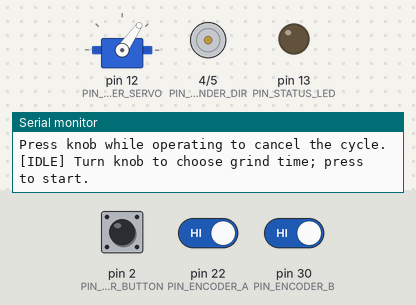
Bench run of a program on a simulated Arduino Mega 2560, built with avr-gcc and run on an emulated ATmega2560. On the bench: servo, direction and speed pins drawn as motors (green arrow = direction pin HIGH = forward, orange = LOW = backward, longer = more drive), output pins drawn as LEDs (lit = HIGH), the last lines printed to the serial monitor. The inputs (shaded band) are chosen by the test bench; at power-on: pin 2 (PIN_ENCODER_BUTTON) HIGH, pin 22 (PIN_ENCODER_A) HIGH, pin 30 (PIN_ENCODER_B) HIGH.

Above: at 1.2 s.
1.3 s: pin 2 (PIN_ENCODER_BUTTON) driven LOW
At 2.5 s:
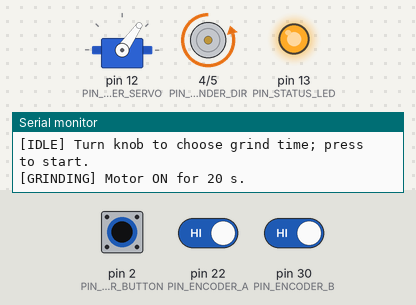
2.8 s: pin 2 (PIN_ENCODER_BUTTON) pulsed HIGH 2 times (0.12 s each, 0.3 s apart)
At 3.3 s:
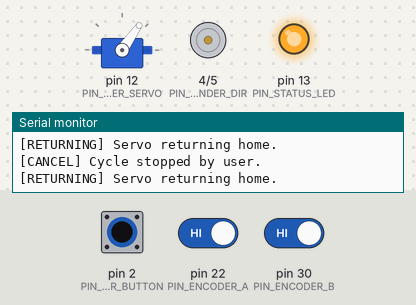
Timing chart, 0 to 6.3 s (numbered marks = the images above; inputs shaded):
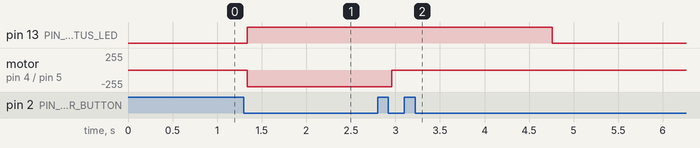

The program:

main.cpp
```cpp
#include <Arduino.h>
#include "MachineController.h"
#include "config.h"

void setup() {
    Serial.begin(SERIAL_BAUD_RATE);
    initializeMachine();
}

void loop() {
    // No delay(): responsive encoder, push-to-start/cancel and timed states.
    updateMachine();
}

// #include <Arduino.h>
// #include <Servo.h>

// // Servo configuration
// Servo filterServo;

// constexpr uint8_t PIN_FILTER_SERVO = 11;

// // Servo positions
// constexpr uint8_t FILTER_HOME_ANGLE_DEG = 55;
// constexpr uint8_t FILTER_DUMP_ANGLE_DEG = 28;

// // Timing
// constexpr unsigned long FILTER_DUMP_HOLD_MS = 3000UL;
// constexpr unsigned long FILTER_RETURN_SETTLE_MS = 1500UL;

// // Move servo to home position
// void moveHome()
// {
//     filterServo.write(FILTER_HOME_ANGLE_DEG);
//     Serial.println("Filter returning home");
// }

// // Move servo to disposal position
// void moveToDump()
// {
//     filterServo.write(FILTER_DUMP_ANGLE_DEG);
//     Serial.println("Filter dumping grounds");
// }

// void setup()
// {
//     Serial.begin(115200);

//     // Set initial target before enabling servo pulses
//     filterServo.write(FILTER_HOME_ANGLE_DEG);

//     // Attach HPS-2527 servo
//     filterServo.attach(PIN_FILTER_SERVO, 500, 2500);

//     Serial.println("Filter servo test starting");

//     delay(FILTER_RETURN_SETTLE_MS);
// }

// void loop()
// {
//     // Rotate to disposal position
//     moveToDump();
    // for (int i = 0; i < 25; i ++)
    // {
    //  filterServo.write(30);
    // delay(100);
    // filterServo.write(26);
    // delay(100);
    // }

//     // Hold at disposal position for 3 seconds
//     delay(FILTER_DUMP_HOLD_MS);

//     // Return to starting position
//     moveHome();

//     // Wait for servo to return before repeating
//     delay(FILTER_RETURN_SETTLE_MS);
// }
```

FilterSystem.h
```cpp
#pragma once

namespace FilterSystem {
    void begin();
    void moveToDump();
    void moveHome();
}
```

Grinder.h
```cpp
#pragma once
#include <Arduino.h>

namespace Grinder {
    void begin();
    void start();
    void stop();
    bool isRunning();
}
```

MachineController.h
```cpp
#pragma once
#include "types.h"

void initializeMachine();
void updateMachine();
MachineState getMachineState();
```

UserControls.h
```cpp
#pragma once
#include <Arduino.h>

namespace UserControls {
    void begin();
    // Poll every loop. Changes the selected duration only while idle.
    void update(bool allowDurationChange);
    // A one-shot event: returns true once per debounced push.
    bool consumeButtonPress();
    unsigned long selectedGrindTimeMs();
}
```

types.h
```cpp
#pragma once
#include <Arduino.h>

// Full prototype sequence
enum class MachineState : uint8_t {
    IDLE,
    GRINDING,
    BREW_WAIT,
    DISPOSING,
    RETURNING,
    ERROR
};
```

FilterSystem.cpp
```cpp
#include <Arduino.h>
#include <Servo.h>
#include "FilterSystem.h"
#include "pins.h"
#include "config.h"

namespace {
    Servo filterServo;
}

namespace FilterSystem {
    void begin() {
        // Write the target before attach to avoid an unintended jump to 90°.
        filterServo.write(FILTER_HOME_ANGLE_DEG);
        // Attach the servo after setting the initial position to avoid a sudden jump.
        filterServo.attach(PIN_FILTER_SERVO);
        moveHome();
    }

    void moveToDump()
    {
        //Set this as the target angle for the filter disposal servo.
        filterServo.write(FILTER_DUMP_ANGLE_DEG);
        //Shimmy Sequence
        for (int i = 0; i < 25; i ++)
        {
            filterServo.write(30);
            delay(100);
            filterServo.write(26);
            delay(100);
        }
    }

    void moveHome()
    {
        //Set this as the target angle for the filter disposal servo to return to home position.
        filterServo.write(FILTER_HOME_ANGLE_DEG);
    }
}
```

Grinder.cpp
```cpp
#include <Arduino.h>
#include "Grinder.h"
#include "pins.h"
#include "config.h"

namespace {
    bool motorRunning = false;
}

namespace Grinder {
    void begin() {
        pinMode(PIN_GRINDER_PWM, OUTPUT);
        pinMode(PIN_GRINDER_DIR, OUTPUT);
        stop();
    }

    void start() {
        digitalWrite(PIN_GRINDER_DIR, GRINDER_DIRECTION_HIGH ? HIGH : LOW);
        analogWrite(PIN_GRINDER_PWM, GRINDER_PWM_VALUE);
        motorRunning = true;
    }

    void stop() {
        analogWrite(PIN_GRINDER_PWM, 0);
        motorRunning = false;
    }

    bool isRunning() { return motorRunning; }
}
```

MachineController.cpp
```cpp
#include <Arduino.h>
#include "MachineController.h"
#include "Grinder.h"
#include "FilterSystem.h"
#include "UserControls.h"
#include "pins.h"
#include "config.h"

namespace
{
    // Current state of the machine.
    MachineState state = MachineState::IDLE;
    // Timestamp when the current state was entered.
    unsigned long stateStartMs = 0;
    // The grind time currently selected by the user.
    // This value is updated when the user starts a new grinding cycle.
    unsigned long activeGrindTimeMs = DEFAULT_GRIND_TIME_MS;
    // Changes the machine's state and performs associated actions.
    void changeState(MachineState next)
    {
        // Turn off the motor as soon as grinding ends for any reason.
        if (state == MachineState::GRINDING && next != MachineState::GRINDING)
        {
            Grinder::stop();
        }
        // Update the machine's state and timestamp.
        state = next;
        stateStartMs = millis();
        // Update the status LED based on the new state.
        digitalWrite(PIN_STATUS_LED, (next == MachineState::IDLE || next == MachineState::ERROR) ? LOW : HIGH);

        switch (next)
        {
            case MachineState::IDLE:
                Grinder::stop();
                FilterSystem::moveHome();
                Serial.println(F("[IDLE] Turn knob to choose grind time; press to start."));
                break;
            case MachineState::GRINDING:
                FilterSystem::moveHome();
                Grinder::start();
                Serial.print(F("[GRINDING] Motor ON for "));
                Serial.print(activeGrindTimeMs / 1000UL);
                Serial.println(F(" s."));
                break;
            case MachineState::BREW_WAIT:
                Serial.print(F("[BREW WAIT] Simulating brewing for "));
                Serial.print(BREW_SIMULATION_TIME_MS / 1000UL);
                Serial.println(F(" s."));
                break;
            case MachineState::DISPOSING:
                FilterSystem::moveToDump();
                Serial.println(F("[DISPOSING] Servo moved toward disposal position."));
                break;
            case MachineState::RETURNING:
                Grinder::stop();
                FilterSystem::moveHome();
                Serial.println(F("[RETURNING] Servo returning home."));
                break;
            case MachineState::ERROR:
                Grinder::stop();
                FilterSystem::moveHome();
                Serial.println(F("[ERROR] Motor stopped. Press knob to reset."));
                break;
        }
    }
}

void initializeMachine()
{
    //Turns on LED to indicate machine status
    pinMode(PIN_STATUS_LED, OUTPUT);
    //Calls begin from Grinder and other subsystems
    Grinder::begin();
    FilterSystem::begin();
    UserControls::begin();
    Serial.println(F("Coffee machine prototype initialized."));
    Serial.println(F("Press knob while operating to cancel the cycle."));
    changeState(MachineState::IDLE);
}

void updateMachine() {
    UserControls::update(state == MachineState::IDLE);

    if (UserControls::consumeButtonPress()) {
        if (state == MachineState::IDLE)
        {
            activeGrindTimeMs = UserControls::selectedGrindTimeMs();
            changeState(MachineState::GRINDING);
        }
        else if (state == MachineState::ERROR)
        {
            changeState(MachineState::RETURNING);
        }
        else
        {
            Serial.println(F("[CANCEL] Cycle stopped by user."));
            changeState(MachineState::RETURNING);
        }
        return;
    }

    const unsigned long elapsedMs = millis() - stateStartMs;
    switch (state) {
        case MachineState::IDLE:
            break;

        case MachineState::GRINDING:
            if (elapsedMs >= GRINDER_HARD_TIMEOUT_MS)
            {
                changeState(MachineState::ERROR);
            }
            else if (elapsedMs >= activeGrindTimeMs)
            {
                changeState(MachineState::BREW_WAIT);
            }
            break;

        case MachineState::BREW_WAIT:
            if (elapsedMs >= BREW_SIMULATION_TIME_MS)
            {
                changeState(MachineState::DISPOSING);
            }
            break;

        case MachineState::DISPOSING:
            if (elapsedMs >= FILTER_DUMP_HOLD_MS)
            {
                changeState(MachineState::RETURNING);
            }
            break;

        case MachineState::RETURNING:
            if (elapsedMs >= FILTER_RETURN_SETTLE_MS)
            {
                changeState(MachineState::IDLE);
            }
            break;

        case MachineState::ERROR:
            // Stay stopped until user presses to reset.
            break;
    }
}

MachineState getMachineState() { return state; }
```

UserControls.cpp
```cpp
#include <Arduino.h>
#include "UserControls.h"
#include "pins.h"
#include "config.h"

namespace
{
    unsigned long selectedMs = DEFAULT_GRIND_TIME_MS;
    uint8_t previousAB = 0;
    int8_t quadratureSum = 0;

    bool previousRawPressed = false;
    bool debouncedPressed = false;
    bool pendingPress = false;
    unsigned long lastRawChangeMs = 0;
    // Reads the current state of the encoder pins as a two-bit value.
    //Example: if PIN_ENCODER_A is HIGH and PIN_ENCODER_B is LOW, this function returns 0b10 (2).
    uint8_t readAB()
    {
        return (static_cast<uint8_t>(digitalRead(PIN_ENCODER_A)) << 1)
             | static_cast<uint8_t>(digitalRead(PIN_ENCODER_B));
    }
    // Prints the currently selected grind duration to the serial monitor.
    void printDuration() {
        Serial.print(F("Selected grind duration: "));
        // Print the selected grind duration in seconds.
        Serial.print(selectedMs / 1000UL);
        Serial.println(F(" s (push knob to start)"));
    }
    // Adjusts the selected grind duration based on the direction of the encoder turn.
    void moveSelection(int8_t direction)

    {
        // Reverse the direction if the encoder is configured to be reversed.
        if (ENCODER_REVERSE_DIRECTION) direction = -direction;
        // Increase the selected grind duration if the direction is positive and within the allowed range.
        if (direction > 0 && selectedMs <= MAX_GRIND_TIME_MS - GRIND_TIME_STEP_MS)
        {
            selectedMs += GRIND_TIME_STEP_MS;
            printDuration();
        }
        // Decrease the selected grind duration if the direction is negative and within the allowed range.
        else if (direction < 0 && selectedMs >= MIN_GRIND_TIME_MS + GRIND_TIME_STEP_MS)
        {
            selectedMs -= GRIND_TIME_STEP_MS;
            printDuration();
        }
    }
}

namespace UserControls
{
    void begin()
    {
        //INPUT_PULLUP is HIGH when the button is not pressed and LOW when pressed.
        pinMode(PIN_ENCODER_A, INPUT_PULLUP);
        pinMode(PIN_ENCODER_B, INPUT_PULLUP);
        pinMode(PIN_ENCODER_BUTTON, INPUT_PULLUP);
        // Initialize the previous state of the encoder and button.
        previousAB = readAB();
        // Read the initial state of the button.
        previousRawPressed = (digitalRead(PIN_ENCODER_BUTTON) == LOW);
        // Initialize the debounced state and timestamp for the button.
        debouncedPressed = previousRawPressed;
        // Initialize the timestamp for the last raw change.
        lastRawChangeMs = millis();
        // Print the initial grind duration to the serial monitor.
        printDuration();
    }

    void update(bool allowDurationChange)
    {
        // Gray-code quadrature decoder. The lookup table rejects invalid
        // two-bit jumps and naturally cancels many contact bounces.

        //Represents valid transitions for the quadrature encoder.
        static const int8_t transitionDelta[16] =
        {
             0, -1,  1,  0,
             1,  0,  0, -1,
            -1,  0,  0,  1,
             0,  1, -1,  0
        };

        //static uint8_t lastAB = 255;
        const uint8_t ab = readAB();
        //TODO: Remove or refine this debug output for the encoder AB states.
        // if (ab != lastAB)
        // {
        //     Serial.print("Encoder AB: ");
        //     Serial.println(ab);
        //     lastAB = ab;
        // }
        // static unsigned long lastPrint = 0;

        // if (millis() - lastPrint >= 200)
        // {
        //     lastPrint = millis();

        //     Serial.print("A: ");
        //     Serial.print(digitalRead(PIN_ENCODER_A));

        //     Serial.print("  B: ");
        //     Serial.println(digitalRead(PIN_ENCODER_B));
        // }
        // Combine the previous and current AB states to form an index into the transition table.
        // static cast to ensure the index is of type uint8_t.
        //<< operator combines the previous and current AB states into a single index.
        const uint8_t index = static_cast<uint8_t>((previousAB << 2) | ab);
        previousAB = ab;
        // Update the quadrature sum based on the transition delta.
        quadratureSum += transitionDelta[index];
        // Check if the quadrature sum has reached the threshold for a detent. Could be 2 or 4
        if (quadratureSum >= ENCODER_TRANSITIONS_PER_DETENT)
        {
            quadratureSum = 0;
            //If the detent threshold is reached and duration changes are allowed, move the selection.
            if (allowDurationChange) moveSelection(1);
        }
        else if (quadratureSum <= -static_cast<int8_t>(ENCODER_TRANSITIONS_PER_DETENT))
        {
            quadratureSum = 0;
            if (allowDurationChange) moveSelection(-1);
        }

        const bool rawPressed = (digitalRead(PIN_ENCODER_BUTTON) == LOW);
        const unsigned long now = millis();
        if (rawPressed != previousRawPressed)
        {
            previousRawPressed = rawPressed;
            lastRawChangeMs = now;
        }
        if (now - lastRawChangeMs >= BUTTON_DEBOUNCE_MS && rawPressed != debouncedPressed)
        {
            debouncedPressed = rawPressed;
            if (debouncedPressed) pendingPress = true;
        }
    }

    bool consumeButtonPress()
    {
        if (!pendingPress) return false;
        pendingPress = false;
        return true;
    }

    unsigned long selectedGrindTimeMs() { return selectedMs;
    }
}
```

config.h
```cpp
#pragma once
#include <Arduino.h>

// ===== Serial diagnostics =====
constexpr unsigned long SERIAL_BAUD_RATE = 115200UL;

// ===== Rotary encoder with integral push button =====
// Set true if the knob's direction is reversed in your installation.
constexpr bool ENCODER_REVERSE_DIRECTION = true;
// Many mechanical encoders generate 4 valid transitions per click.
// If yours takes two clicks to change a setting, try 2.
constexpr uint8_t ENCODER_TRANSITIONS_PER_DETENT = 4;
constexpr unsigned long BUTTON_DEBOUNCE_MS = 40UL;

// ===== Grinder =====
// Current prototype runs the Pololu 50:1 gearmotor at fixed PWM.
// Dose is estimated from elapsed time; there is no speed feedback.
constexpr uint8_t GRINDER_PWM_VALUE = 250;  // TODO: Chaange this
constexpr bool GRINDER_DIRECTION_HIGH = false;
constexpr unsigned long MIN_GRIND_TIME_MS = 5000UL;
constexpr unsigned long MAX_GRIND_TIME_MS = 90000UL;
constexpr unsigned long DEFAULT_GRIND_TIME_MS = 20000UL;
constexpr unsigned long GRIND_TIME_STEP_MS = 5000UL;
constexpr unsigned long GRINDER_HARD_TIMEOUT_MS = 95000UL;

// Optional estimate from an earlier calibration; NOT closed-loop dosing.
constexpr float APPROX_GRINDER_RPM = 200.0f;
constexpr float APPROX_GRAMS_PER_100_REVS = 6.13f;

// ===== Demonstration brewing =====
// No heater/water/pump used: this is just a timed pause.
constexpr unsigned long BREW_SIMULATION_TIME_MS = 120000UL;

// ===== Filter disposal servo =====
// These are servo commands, not guaranteed actual shaft displacement.
// Set HOME and DUMP to suit the physical linkage without binding.
constexpr uint8_t FILTER_HOME_ANGLE_DEG = 55;
constexpr uint8_t FILTER_DUMP_ANGLE_DEG = 25;
constexpr unsigned long FILTER_DUMP_HOLD_MS = 3000UL;
constexpr unsigned long FILTER_RETURN_SETTLE_MS = 1500UL;
```

pins.h
```cpp
#pragma once
#include <Arduino.h>

// Arduino Mega 2560 pin assignments. All control signals use shared GND.

// KY-040 / EC11-style rotary encoder: CLK=A, DT=B, SW=push button.
constexpr uint8_t PIN_ENCODER_A = 22;
constexpr uint8_t PIN_ENCODER_B = 30;
constexpr uint8_t PIN_ENCODER_BUTTON = 2;

// Cytron MD30C in PWM/DIR mode: PWM controls speed, DIR controls direction.
constexpr uint8_t PIN_GRINDER_PWM = 5;
constexpr uint8_t PIN_GRINDER_DIR = 4;

// Standard hobby servo signal. Power servo from an adequate 5-6 V rail,
// NOT directly from the Arduino 5V output pin.
constexpr uint8_t PIN_FILTER_SERVO = 12;
constexpr uint8_t PIN_STATUS_LED = LED_BUILTIN;
```

Measured:
- after the input at 1.3 s, pin 13 (PIN_STATUS_LED): LOW → HIGH at once; motor on pin 4 (PIN_GRINDER_DIR) / pin 5 (PIN_GRINDER_PWM): stopped → backward 250/255 at once
- after the input at 2.8 s, pin 13 (PIN_STATUS_LED): HIGH → LOW after 2.0 s; motor on pin 4 (PIN_GRINDER_DIR) / pin 5 (PIN_GRINDER_PWM): backward 250/255 → stopped after 0.16 s
